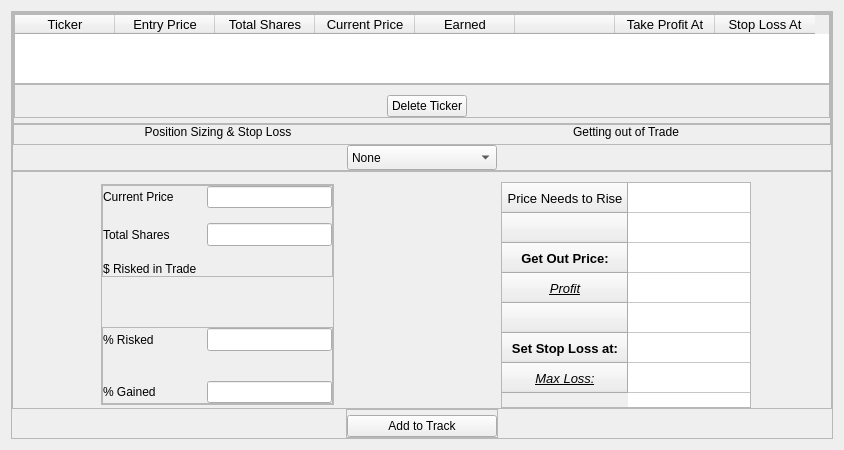
         <widget class="QWidget" name="entry_exit_page">
          <property name="maximumSize">
           <size>
            <width>16777215</width>
            <height>706</height>
           </size>
          </property>
          <layout class="QVBoxLayout" name="verticalLayout_19">
           <item>
            <widget class="QFrame" name="frame_16">
             <property name="frameShape">
              <enum>QFrame::StyledPanel</enum>
             </property>
             <property name="frameShadow">
              <enum>QFrame::Raised</enum>
             </property>
             <layout class="QVBoxLayout" name="verticalLayout_20">
              <property name="spacing">
               <number>0</number>
              </property>
              <property name="leftMargin">
               <number>0</number>
              </property>
              <property name="topMargin">
               <number>0</number>
              </property>
              <property name="rightMargin">
               <number>0</number>
              </property>
              <property name="bottomMargin">
               <number>0</number>
              </property>
              <item>
               <widget class="QFrame" name="frame_17">
                <property name="frameShape">
                 <enum>QFrame::StyledPanel</enum>
                </property>
                <property name="frameShadow">
                 <enum>QFrame::Raised</enum>
                </property>
                <layout class="QVBoxLayout" name="verticalLayout_21">
                 <property name="spacing">
                  <number>0</number>
                 </property>
                 <property name="leftMargin">
                  <number>0</number>
                 </property>
                 <property name="topMargin">
                  <number>0</number>
                 </property>
                 <property name="rightMargin">
                  <number>0</number>
                 </property>
                 <property name="bottomMargin">
                  <number>0</number>
                 </property>
                 <item alignment="Qt::AlignHCenter">
                  <widget class="QFrame" name="frame_19">
                   <property name="frameShape">
                    <enum>QFrame::StyledPanel</enum>
                   </property>
                   <property name="frameShadow">
                    <enum>QFrame::Raised</enum>
                   </property>
                   <layout class="QVBoxLayout" name="verticalLayout_23">
                    <property name="spacing">
                     <number>0</number>
                    </property>
                    <property name="leftMargin">
                     <number>0</number>
                    </property>
                    <property name="topMargin">
                     <number>0</number>
                    </property>
                    <property name="rightMargin">
                     <number>0</number>
                    </property>
                    <property name="bottomMargin">
                     <number>5</number>
                    </property>
                    <item alignment="Qt::AlignLeft">
                     <widget class="QTableWidget" name="table_trackingTickers">
                      <property name="sizePolicy">
                       <sizepolicy hsizetype="Preferred" vsizetype="Expanding">
                        <horstretch>0</horstretch>
                        <verstretch>0</verstretch>
                       </sizepolicy>
                      </property>
                      <property name="sizeAdjustPolicy">
                       <enum>QAbstractScrollArea::AdjustToContents</enum>
                      </property>
                      <column>
                       <property name="text">
                        <string>Ticker</string>
                       </property>
                       <property name="font">
                        <font>
                         <pointsize>10</pointsize>
                        </font>
                       </property>
                       <property name="textAlignment">
                        <set>AlignCenter</set>
                       </property>
                      </column>
                      <column>
                       <property name="text">
                        <string>Entry Price</string>
                       </property>
                       <property name="font">
                        <font>
                         <pointsize>10</pointsize>
                        </font>
                       </property>
                       <property name="textAlignment">
                        <set>AlignCenter</set>
                       </property>
                      </column>
                      <column>
                       <property name="text">
                        <string>Total Shares</string>
                       </property>
                       <property name="font">
                        <font>
                         <pointsize>10</pointsize>
                        </font>
                       </property>
                       <property name="textAlignment">
                        <set>AlignCenter</set>
                       </property>
                      </column>
                      <column>
                       <property name="text">
                        <string>Current Price</string>
                       </property>
                       <property name="font">
                        <font>
                         <pointsize>10</pointsize>
                        </font>
                       </property>
                       <property name="textAlignment">
                        <set>AlignCenter</set>
                       </property>
                      </column>
                      <column>
                       <property name="text">
                        <string>Earned</string>
                       </property>
                       <property name="font">
                        <font>
                         <pointsize>10</pointsize>
                        </font>
                       </property>
                       <property name="textAlignment">
                        <set>AlignCenter</set>
                       </property>
                      </column>
                      <column>
                       <property name="text">
                        <string/>
                       </property>
                       <property name="font">
                        <font>
                         <pointsize>10</pointsize>
                        </font>
                       </property>
                       <property name="textAlignment">
                        <set>AlignCenter</set>
                       </property>
                      </column>
                      <column>
                       <property name="text">
                        <string>Take Profit At</string>
                       </property>
                       <property name="font">
                        <font>
                         <pointsize>10</pointsize>
                        </font>
                       </property>
                       <property name="textAlignment">
                        <set>AlignCenter</set>
                       </property>
                      </column>
                      <column>
                       <property name="text">
                        <string>Stop Loss At</string>
                       </property>
                       <property name="font">
                        <font>
                         <pointsize>10</pointsize>
                        </font>
                       </property>
                       <property name="textAlignment">
                        <set>AlignCenter</set>
                       </property>
                      </column>
                     </widget>
                    </item>
                    <item>
                     <widget class="QFrame" name="frame_22">
                      <property name="frameShape">
                       <enum>QFrame::StyledPanel</enum>
                      </property>
                      <property name="frameShadow">
                       <enum>QFrame::Raised</enum>
                      </property>
                      <layout class="QHBoxLayout" name="horizontalLayout_10">
                       <property name="spacing">
                        <number>0</number>
                       </property>
                       <property name="leftMargin">
                        <number>10</number>
                       </property>
                       <property name="topMargin">
                        <number>10</number>
                       </property>
                       <property name="rightMargin">
                        <number>0</number>
                       </property>
                       <property name="bottomMargin">
                        <number>0</number>
                       </property>
                       <item alignment="Qt::AlignHCenter">
                        <widget class="QPushButton" name="pushButton_delTickerTrack">
                         <property name="text">
                          <string>Delete Ticker</string>
                         </property>
                        </widget>
                       </item>
                      </layout>
                     </widget>
                    </item>
                   </layout>
                  </widget>
                 </item>
                 <item>
                  <widget class="QFrame" name="frame_18">
                   <property name="frameShape">
                    <enum>QFrame::StyledPanel</enum>
                   </property>
                   <property name="frameShadow">
                    <enum>QFrame::Raised</enum>
                   </property>
                   <layout class="QHBoxLayout" name="horizontalLayout_8">
                    <property name="spacing">
                     <number>0</number>
                    </property>
                    <property name="leftMargin">
                     <number>0</number>
                    </property>
                    <property name="topMargin">
                     <number>0</number>
                    </property>
                    <property name="rightMargin">
                     <number>0</number>
                    </property>
                    <property name="bottomMargin">
                     <number>5</number>
                    </property>
                    <item>
                     <widget class="QLabel" name="label_9">
                      <property name="styleSheet">
                       <string notr="true">font: 75 12pt &quot;MS Shell Dlg 2&quot;;</string>
                      </property>
                      <property name="text">
                       <string>Position Sizing &amp; Stop Loss</string>
                      </property>
                      <property name="alignment">
                       <set>Qt::AlignCenter</set>
                      </property>
                     </widget>
                    </item>
                    <item>
                     <widget class="QLabel" name="label_11">
                      <property name="styleSheet">
                       <string notr="true">font: 75 12pt &quot;MS Shell Dlg 2&quot;;
color: rgb(0, 0, 0);</string>
                      </property>
                      <property name="text">
                       <string>Getting out of Trade</string>
                      </property>
                      <property name="alignment">
                       <set>Qt::AlignCenter</set>
                      </property>
                     </widget>
                    </item>
                   </layout>
                  </widget>
                 </item>
                 <item alignment="Qt::AlignHCenter">
                  <widget class="QComboBox" name="comboBox_tickers">
                   <property name="minimumSize">
                    <size>
                     <width>150</width>
                     <height>25</height>
                    </size>
                   </property>
                   <property name="maximumSize">
                    <size>
                     <width>400</width>
                     <height>16777215</height>
                    </size>
                   </property>
                   <property name="font">
                    <font>
                     <pointsize>9</pointsize>
                    </font>
                   </property>
                   <property name="layoutDirection">
                    <enum>Qt::LeftToRight</enum>
                   </property>
                   <item>
                    <property name="text">
                     <string>None</string>
                    </property>
                   </item>
                  </widget>
                 </item>
                </layout>
               </widget>
              </item>
              <item>
               <widget class="QFrame" name="frame_20">
                <property name="frameShape">
                 <enum>QFrame::StyledPanel</enum>
                </property>
                <property name="frameShadow">
                 <enum>QFrame::Raised</enum>
                </property>
                <layout class="QHBoxLayout" name="horizontalLayout_9">
                 <property name="spacing">
                  <number>0</number>
                 </property>
                 <property name="leftMargin">
                  <number>0</number>
                 </property>
                 <property name="topMargin">
                  <number>10</number>
                 </property>
                 <property name="rightMargin">
                  <number>0</number>
                 </property>
                 <property name="bottomMargin">
                  <number>0</number>
                 </property>
                 <item alignment="Qt::AlignHCenter|Qt::AlignVCenter">
                  <widget class="QFrame" name="frame_23">
                   <property name="frameShape">
                    <enum>QFrame::StyledPanel</enum>
                   </property>
                   <property name="frameShadow">
                    <enum>QFrame::Raised</enum>
                   </property>
                   <layout class="QVBoxLayout" name="verticalLayout_25">
                    <property name="spacing">
                     <number>10</number>
                    </property>
                    <property name="leftMargin">
                     <number>0</number>
                    </property>
                    <property name="topMargin">
                     <number>0</number>
                    </property>
                    <property name="rightMargin">
                     <number>0</number>
                    </property>
                    <property name="bottomMargin">
                     <number>0</number>
                    </property>
                    <item>
                     <widget class="QFrame" name="frame_24">
                      <property name="frameShape">
                       <enum>QFrame::StyledPanel</enum>
                      </property>
                      <property name="frameShadow">
                       <enum>QFrame::Raised</enum>
                      </property>
                      <layout class="QFormLayout" name="formLayout">
                       <property name="horizontalSpacing">
                        <number>10</number>
                       </property>
                       <property name="verticalSpacing">
                        <number>15</number>
                       </property>
                       <property name="leftMargin">
                        <number>0</number>
                       </property>
                       <property name="topMargin">
                        <number>0</number>
                       </property>
                       <property name="rightMargin">
                        <number>0</number>
                       </property>
                       <property name="bottomMargin">
                        <number>0</number>
                       </property>
                       <item row="0" column="0">
                        <widget class="QLabel" name="label_14">
                         <property name="styleSheet">
                          <string notr="true">font: 12pt &quot;MS Shell Dlg 2&quot;;</string>
                         </property>
                         <property name="text">
                          <string>Current Price</string>
                         </property>
                        </widget>
                       </item>
                       <item row="0" column="1">
                        <widget class="QLineEdit" name="lineEdit_curentPrice">
                         <property name="styleSheet">
                          <string notr="true">font: 10pt &quot;MS Shell Dlg 2&quot;;</string>
                         </property>
                         <property name="text">
                          <string/>
                         </property>
                         <property name="alignment">
                          <set>Qt::AlignCenter</set>
                         </property>
                        </widget>
                       </item>
                       <item row="1" column="1">
                        <widget class="QLineEdit" name="lineEdit_totalShares">
                         <property name="font">
                          <font>
                           <pointsize>10</pointsize>
                          </font>
                         </property>
                         <property name="maxLength">
                          <number>9</number>
                         </property>
                         <property name="alignment">
                          <set>Qt::AlignCenter</set>
                         </property>
                        </widget>
                       </item>
                       <item row="1" column="0">
                        <widget class="QLabel" name="label_17">
                         <property name="styleSheet">
                          <string notr="true">font: 12pt &quot;MS Shell Dlg 2&quot;;</string>
                         </property>
                         <property name="text">
                          <string>Total Shares</string>
                         </property>
                        </widget>
                       </item>
                       <item row="2" column="0">
                        <widget class="QLabel" name="label_18">
                         <property name="styleSheet">
                          <string notr="true">font: 12pt &quot;MS Shell Dlg 2&quot;;</string>
                         </property>
                         <property name="text">
                          <string>$ Risked in Trade</string>
                         </property>
                        </widget>
                       </item>
                       <item row="2" column="1">
                        <widget class="QLabel" name="label_RiskedinTrade">
                         <property name="font">
                          <font>
                           <pointsize>10</pointsize>
                          </font>
                         </property>
                         <property name="text">
                          <string/>
                         </property>
                         <property name="alignment">
                          <set>Qt::AlignCenter</set>
                         </property>
                        </widget>
                       </item>
                      </layout>
                     </widget>
                    </item>
                    <item>
                     <spacer name="verticalSpacer_16">
                      <property name="orientation">
                       <enum>Qt::Vertical</enum>
                      </property>
                      <property name="sizeType">
                       <enum>QSizePolicy::Preferred</enum>
                      </property>
                      <property name="sizeHint" stdset="0">
                       <size>
                        <width>20</width>
                        <height>40</height>
                       </size>
                      </property>
                     </spacer>
                    </item>
                    <item>
                     <widget class="QFrame" name="frame_25">
                      <property name="frameShape">
                       <enum>QFrame::StyledPanel</enum>
                      </property>
                      <property name="frameShadow">
                       <enum>QFrame::Raised</enum>
                      </property>
                      <layout class="QGridLayout" name="gridLayout_3">
                       <property name="leftMargin">
                        <number>0</number>
                       </property>
                       <property name="topMargin">
                        <number>0</number>
                       </property>
                       <property name="rightMargin">
                        <number>0</number>
                       </property>
                       <property name="bottomMargin">
                        <number>0</number>
                       </property>
                       <property name="horizontalSpacing">
                        <number>10</number>
                       </property>
                       <property name="verticalSpacing">
                        <number>30</number>
                       </property>
                       <item row="0" column="0">
                        <widget class="QLabel" name="label_15">
                         <property name="styleSheet">
                          <string notr="true">font: 12pt &quot;MS Shell Dlg 2&quot;;
</string>
                         </property>
                         <property name="text">
                          <string>% Risked</string>
                         </property>
                        </widget>
                       </item>
                       <item row="0" column="1">
                        <widget class="QLineEdit" name="lineEdit_precentRisked">
                         <property name="enabled">
                          <bool>true</bool>
                         </property>
                         <property name="sizePolicy">
                          <sizepolicy hsizetype="Preferred" vsizetype="Fixed">
                           <horstretch>0</horstretch>
                           <verstretch>0</verstretch>
                          </sizepolicy>
                         </property>
                         <property name="minimumSize">
                          <size>
                           <width>0</width>
                           <height>0</height>
                          </size>
                         </property>
                         <property name="maximumSize">
                          <size>
                           <width>16777215</width>
                           <height>16777215</height>
                          </size>
                         </property>
                         <property name="font">
                          <font>
                           <pointsize>10</pointsize>
                          </font>
                         </property>
                         <property name="maxLength">
                          <number>4</number>
                         </property>
                         <property name="alignment">
                          <set>Qt::AlignCenter</set>
                         </property>
                        </widget>
                       </item>
                       <item row="1" column="0">
                        <widget class="QLabel" name="label_16">
                         <property name="styleSheet">
                          <string notr="true">font: 12pt &quot;MS Shell Dlg 2&quot;;</string>
                         </property>
                         <property name="text">
                          <string>% Gained</string>
                         </property>
                        </widget>
                       </item>
                       <item row="1" column="1">
                        <widget class="QLineEdit" name="lineEdit_precentGained">
                         <property name="sizePolicy">
                          <sizepolicy hsizetype="Preferred" vsizetype="Fixed">
                           <horstretch>0</horstretch>
                           <verstretch>0</verstretch>
                          </sizepolicy>
                         </property>
                         <property name="minimumSize">
                          <size>
                           <width>0</width>
                           <height>0</height>
                          </size>
                         </property>
                         <property name="maxLength">
                          <number>4</number>
                         </property>
                         <property name="alignment">
                          <set>Qt::AlignCenter</set>
                         </property>
                        </widget>
                       </item>
                      </layout>
                     </widget>
                    </item>
                   </layout>
                  </widget>
                 </item>
                 <item alignment="Qt::AlignHCenter|Qt::AlignVCenter">
                  <widget class="QTableWidget" name="tableWidget_targetPrice">
                   <property name="sizePolicy">
                    <sizepolicy hsizetype="Preferred" vsizetype="Preferred">
                     <horstretch>0</horstretch>
                     <verstretch>0</verstretch>
                    </sizepolicy>
                   </property>
                   <property name="minimumSize">
                    <size>
                     <width>250</width>
                     <height>0</height>
                    </size>
                   </property>
                   <property name="maximumSize">
                    <size>
                     <width>250</width>
                     <height>16777215</height>
                    </size>
                   </property>
                   <property name="sizeAdjustPolicy">
                    <enum>QAbstractScrollArea::AdjustToContents</enum>
                   </property>
                   <property name="cornerButtonEnabled">
                    <bool>true</bool>
                   </property>
                   <attribute name="horizontalHeaderVisible">
                    <bool>false</bool>
                   </attribute>
                   <attribute name="horizontalHeaderDefaultSectionSize">
                    <number>134</number>
                   </attribute>
                   <row>
                    <property name="text">
                     <string>Price Needs to Rise</string>
                    </property>
                    <property name="font">
                     <font>
                      <pointsize>10</pointsize>
                     </font>
                    </property>
                    <property name="textAlignment">
                     <set>AlignCenter</set>
                    </property>
                   </row>
                   <row>
                    <property name="text">
                     <string/>
                    </property>
                    <property name="background">
                     <color>
                      <red>255</red>
                      <green>255</green>
                      <blue>255</blue>
                     </color>
                    </property>
                    <property name="foreground">
                     <brush brushstyle="NoBrush">
                      <color alpha="255">
                       <red>255</red>
                       <green>255</green>
                       <blue>255</blue>
                      </color>
                     </brush>
                    </property>
                   </row>
                   <row>
                    <property name="text">
                     <string>Get Out Price:</string>
                    </property>
                    <property name="font">
                     <font>
                      <pointsize>10</pointsize>
                      <weight>75</weight>
                      <bold>true</bold>
                     </font>
                    </property>
                    <property name="textAlignment">
                     <set>AlignCenter</set>
                    </property>
                   </row>
                   <row>
                    <property name="text">
                     <string>Profit</string>
                    </property>
                    <property name="font">
                     <font>
                      <pointsize>10</pointsize>
                      <italic>true</italic>
                      <underline>true</underline>
                     </font>
                    </property>
                    <property name="textAlignment">
                     <set>AlignCenter</set>
                    </property>
                   </row>
                   <row>
                    <property name="text">
                     <string/>
                    </property>
                    <property name="background">
                     <color>
                      <red>255</red>
                      <green>255</green>
                      <blue>255</blue>
                     </color>
                    </property>
                    <property name="foreground">
                     <brush brushstyle="NoBrush">
                      <color alpha="255">
                       <red>255</red>
                       <green>255</green>
                       <blue>255</blue>
                      </color>
                     </brush>
                    </property>
                   </row>
                   <row>
                    <property name="text">
                     <string>Set Stop Loss at:</string>
                    </property>
                    <property name="font">
                     <font>
                      <pointsize>10</pointsize>
                      <weight>75</weight>
                      <bold>true</bold>
                     </font>
                    </property>
                    <property name="textAlignment">
                     <set>AlignCenter</set>
                    </property>
                   </row>
                   <row>
                    <property name="text">
                     <string>Max Loss:</string>
                    </property>
                    <property name="font">
                     <font>
                      <pointsize>10</pointsize>
                      <italic>true</italic>
                      <underline>true</underline>
                     </font>
                    </property>
                    <property name="textAlignment">
                     <set>AlignCenter</set>
                    </property>
                   </row>
                   <column>
                    <property name="text">
                     <string/>
                    </property>
                    <property name="font">
                     <font>
                      <italic>true</italic>
                      <underline>true</underline>
                     </font>
                    </property>
                    <property name="textAlignment">
                     <set>AlignCenter</set>
                    </property>
                   </column>
                   <item row="0" column="0">
                    <property name="text">
                     <string/>
                    </property>
                   </item>
                  </widget>
                 </item>
                </layout>
               </widget>
              </item>
              <item alignment="Qt::AlignHCenter">
               <widget class="QFrame" name="frame_21">
                <property name="frameShape">
                 <enum>QFrame::StyledPanel</enum>
                </property>
                <property name="frameShadow">
                 <enum>QFrame::Raised</enum>
                </property>
                <layout class="QVBoxLayout" name="verticalLayout_22">
                 <property name="spacing">
                  <number>0</number>
                 </property>
                 <property name="leftMargin">
                  <number>0</number>
                 </property>
                 <property name="topMargin">
                  <number>5</number>
                 </property>
                 <property name="rightMargin">
                  <number>0</number>
                 </property>
                 <property name="bottomMargin">
                  <number>0</number>
                 </property>
                 <item>
                  <widget class="QPushButton" name="pushButton_addtoTrack">
                   <property name="minimumSize">
                    <size>
                     <width>150</width>
                     <height>0</height>
                    </size>
                   </property>
                   <property name="maximumSize">
                    <size>
                     <width>150</width>
                     <height>16777215</height>
                    </size>
                   </property>
                   <property name="font">
                    <font>
                     <pointsize>9</pointsize>
                    </font>
                   </property>
                   <property name="text">
                    <string>Add to Track</string>
                   </property>
                  </widget>
                 </item>
                </layout>
               </widget>
              </item>
             </layout>
            </widget>
           </item>
          </layout>
         </widget>
